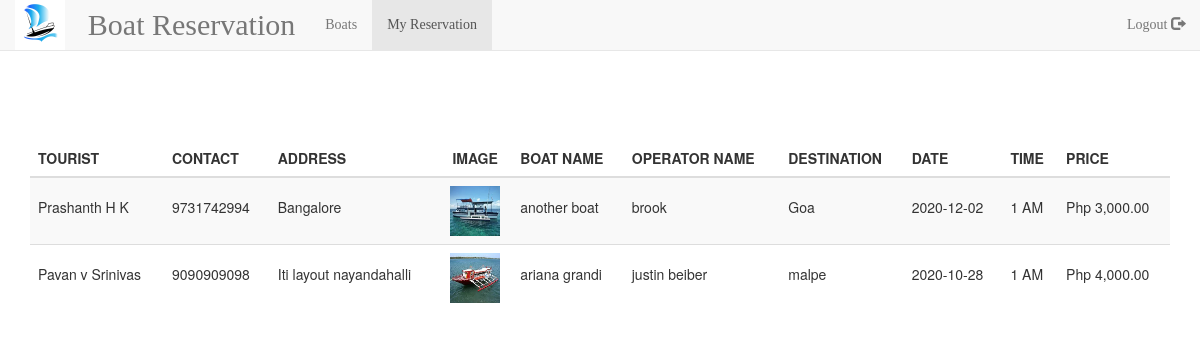
/admin/reservation.php, run on the app's committed database.
### tables this page shows
CREATE TABLE `reservation` (
  `r_id` int(11) NOT NULL,
  `b_id` int(11) NOT NULL,
  `tour_id` int(11) NOT NULL,
  `r_dstntn` varchar(35) NOT NULL,
  `r_date` varchar(35) NOT NULL,
  `r_hr` varchar(35) NOT NULL,
  `r_ampm` varchar(35) NOT NULL
);

CREATE TABLE `tourist` (
  `tour_id` int(11) NOT NULL,
  `tour_fN` varchar(50) NOT NULL,
  `tour_mN` varchar(50) NOT NULL,
  `tour_lN` varchar(50) NOT NULL,
  `tour_address` varchar(255) NOT NULL,
  `tour_contact` varchar(15) NOT NULL,
  `tour_un` varchar(50) NOT NULL,
  `tour_up` varchar(35) NOT NULL,
  `user_type` varchar(1) NOT NULL
);

CREATE TABLE `boats` (
  `b_id` int(11) NOT NULL,
  `b_name` varchar(35) NOT NULL,
  `b_cpcty` varchar(35) NOT NULL,
  `b_on` varchar(35) NOT NULL,
  `b_img` varchar(255) NOT NULL,
  `b_price` double NOT NULL
);

### database/connection.php (called while the page is built, shortened)
<?php
class connection{
	public function __construct($username="root", $password="", $host="localhost", $dbname="boat", $options = []){
		try{
			$this->datab = new PDO("mysql:host={$host};  dbname={$dbname}; charset=utf8", $username, $password, $options);
		}catch(PDOException $e){
			throw new Exception($e->getMessage());
		}
	}
}
 ?>

### database/Database.php (called while the page is built, shortened)
<?php
include_once('connection.php');
class Database extends connection{
	public function getRows($query, $params = []){
		try {
			$stmt = $this->datab->prepare($query);
			$stmt->execute($params);
			return $stmt->fetchAll();
		} catch (PDOException $e) {
			throw new Exception($e->getMessage());
		}
	}
}
 ?>

### admin/reservation.php (the view, shortened to what this page needs)
<?php
	$db = new Database();
?>
<!DOCTYPE html>
<html lang="">
	<head>
		<link rel="stylesheet" type="text/css" href="../bootstrap/css/bootstrap.css">
		<link rel="stylesheet" type="text/css" href="../bootstrap/css/jquery.dataTables.css">
	    <link rel="stylesheet" href="../bootstrap/css/jquery.dataTables.css">
	</head>
	<body>
			<nav class="navbar navbar-default navbar-fixed-top" role="navigation">
				<div class="container-fluid">
					<div class="navbar-header">
						<img src="../img/boatlogoss.jpg" height="50" width="50"> &nbsp;
					</div>
					<div class="collapse navbar-collapse navbar-ex1-collapse">
						<ul class="nav navbar-nav">
							<li><a href="#" style="font-family: Times New Roman; font-size: 30px;">Boat Reservation</a></li>
						</ul>
						<ul class="nav navbar-nav" style="font-family: Times New Roman;">
							<li>
								<a href="index.php">Boats</a>
							</li>
							<li  class="active">
								<a href="myreservation.php">My Reservation</a>
							</li>
						</ul>
						<ul class="nav navbar-nav navbar-right" style="font-family: Times New Roman;">
							<li>
								<?php include_once('../includes/logout.php'); ?>
							</li>
						</ul>
					</div>
				</div>
			</nav>
		<br />
		<br />
		<br />
		<br />
 <div class="container">
			<br />
			<br />
		 <br />
		 	 <table id="myTable" class="table table-striped" >
				<thead>
					<th>TOURIST</th>
					<th>CONTACT</th>
					<th>ADDRESS</th>
					<th><center>IMAGE</center></th>
					<th>BOAT NAME</th>
					<th>OPERATOR NAME</th>
					<th>DESTINATION</th>
					<th>DATE</th>
					<th>TIME</th>
					<th>PRICE</th>
				</thead>
				<tbody>
					<?php
			$sql = "SELECT * FROM reservation r INNER JOIN boats b ON b.b_id = r.b_id
			INNER JOIN tourist t ON t.tour_id = r.tour_id
			";
			$res = $db->getRows($sql);
			foreach ($res as  $r) {
				$tfn = $r['tour_fN'];
				$tmn = $r['tour_mN'];
				$tln = $r['tour_lN'];
				$tcontact = $r['tour_contact'];
				$taddress = $r['tour_address'];
				$img = $r['b_img'];
				$bn = $r['b_name'];
				$bon = $r['b_on'];
				$dstntn = $r['r_dstntn'];
				$bprice = $r['b_price'];
				$rdate = $r['r_date'];
				$rhr = $r['r_hr'];
				$rampm = $r['r_ampm'];
				$oras = $rhr.' '.$rampm;
		?>
					<tr>
						<td class="align-img"><?php echo $tfn.' '.$tmn.' '.$tln; ?></td>
						<td class="align-img"><?php echo $tcontact; ?></td>
						<td class="align-img"><?php echo $taddress; ?></td>
						<td class="align-img"><center><img src="<?php echo $img; ?>" width="50" height="50"></center></td>
						<td class="align-img"><?php echo $bn; ?></td>
						<td class="align-img"><?php echo $bon; ?></td>
						<td class="align-img"><?php echo $dstntn; ?></td>
						<td class="align-img"><?php echo $rdate; ?></td>
						<td class="align-img"><?php echo $oras; ?></td>
						<td class="align-img"><?php echo 'Php '.number_format($bprice, 2); ?></td>
					</tr>
					<?php
			}
		?>
				</tbody>
			</table>
		 </div>
	</body>
    <link rel="stylesheet" href="../bootstrap/css/jquery.dataTables.css">
	</body>
    <link rel="stylesheet" href="../bootstrap/css/jquery.dataTables.css">
</html>

### admin/reservation.php (style rules this page uses)
.navbar { margin-bottom:0px !important; }
td.align-img { line-height: 3 !important; }

### data on the page
reservation: tour.tour_fN "Prashanth", tour.tour_mN "H", tour.tour_lN "K", tour.tour_contact "9731742994", tour.tour_address "Bangalore", b.b_img (picture), b.b_name "another boat", b.b_on "brook", r_dstntn "Goa", r_date "2020-12-02", oras "1 AM", b.b_price "3,000.00"
reservation: tour.tour_fN "Pavan", tour.tour_mN "v", tour.tour_lN "Srinivas", tour.tour_contact "9090909098", tour.tour_address "Iti layout nayandahalli", b.b_img (picture), b.b_name "ariana grandi", b.b_on "justin beiber", r_dstntn "malpe", r_date "2020-10-28", oras "1 AM", b.b_price "4,000.00"
